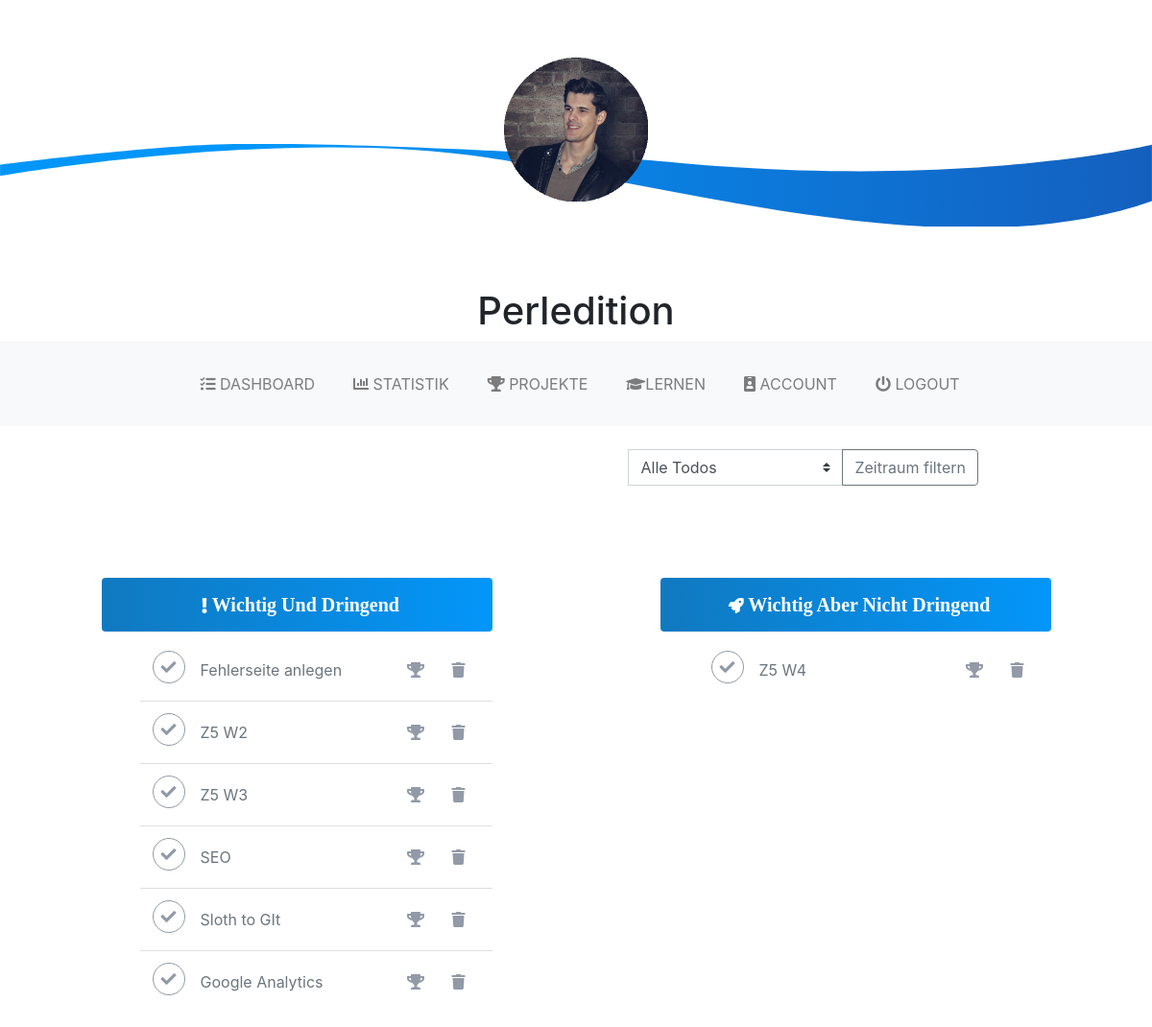
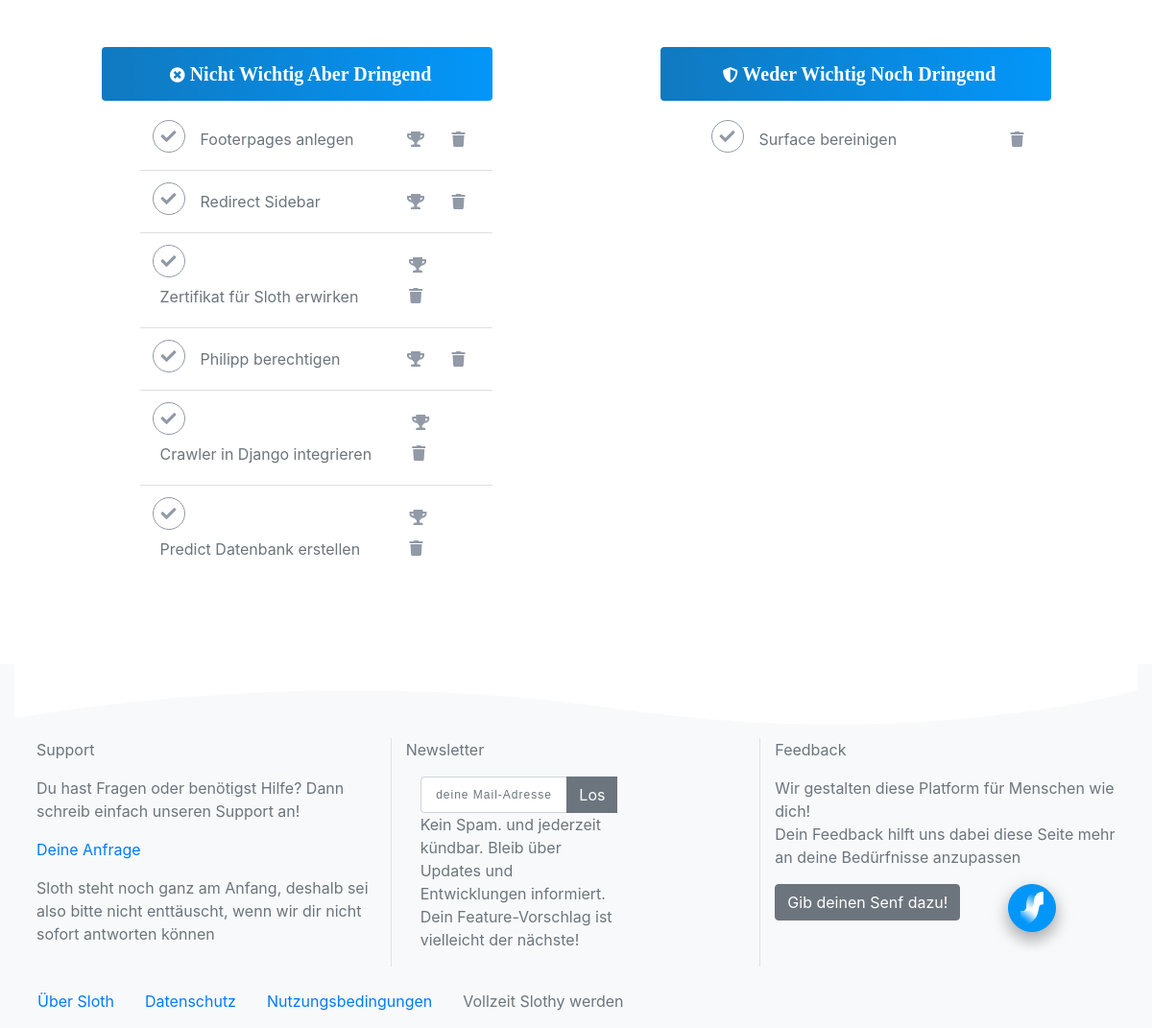
Before: /sloth/todo/ (signed in) with the older database file (2 pictures, top to bottom).
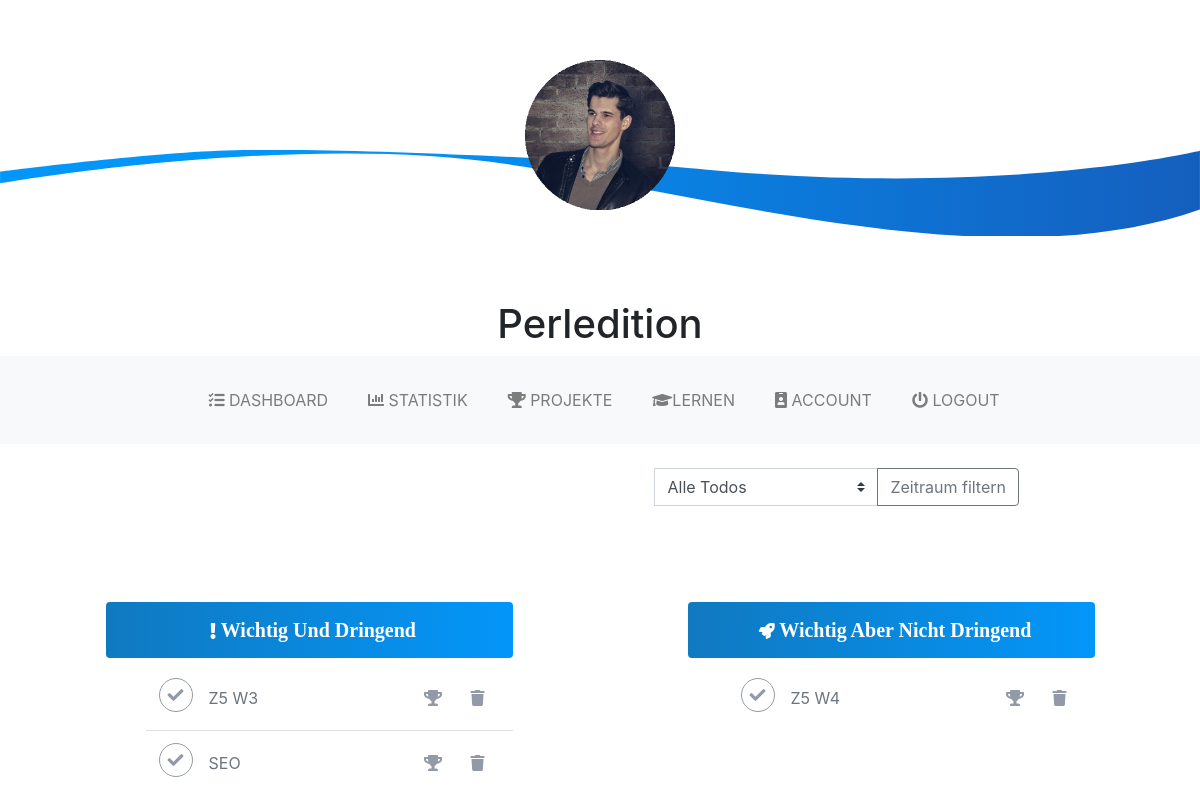
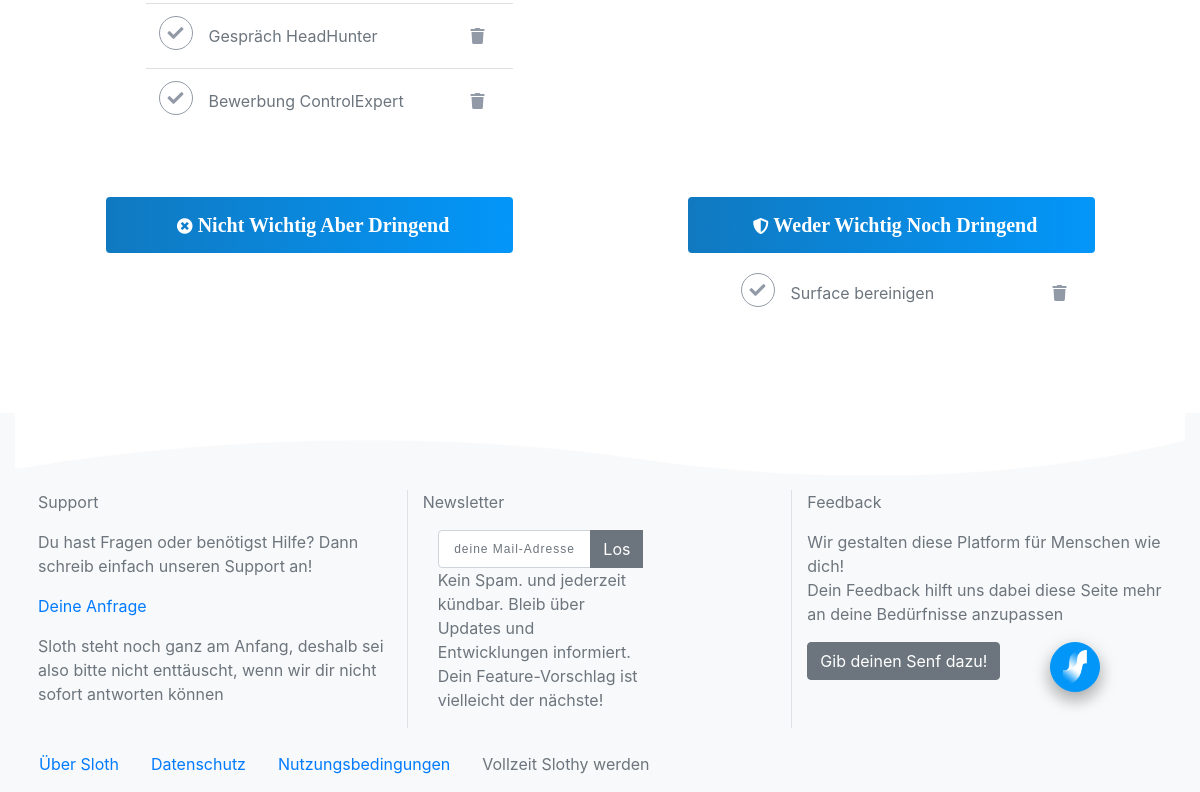
After: the same page with the newer database file (2 pictures, top to bottom).
### todo/models.py (models this page shows, shortened)
class Task(models.Model):
    project = models.ForeignKey(Project, on_delete=models.CASCADE)
    user = models.ForeignKey(User, default=1, on_delete=models.CASCADE)
    task_title = models.CharField(max_length=50)
    task_explain = models.CharField(max_length=1500)
    task_imp = models.IntegerField(default=0)
    task_dead = models.DateTimeField(default=datetime.now, blank=True)
    task_eff = models.FloatField(default=1.0)
    complete = models.BooleanField(default=False)
    task_start = models.DateTimeField(default=datetime.now, blank=True)
    id_field = models.CharField(max_length=8, default="id_field")
    task_end = models.DateTimeField(default=datetime.now, blank=True)
    shifted = models.BooleanField(default=False)
    shift_time = models.DateTimeField(default=datetime.now, blank=True)

### todo/views.py (the view, shortened to what this page needs)
class Dashboard(View):
    form_class = Task
    template_name = 'todo/Dashboard.html'
    def get(self, request):
        form = self.form_class(None)
        if request.user.is_authenticated:
            if username_present(request.user.username) is True:
                all_todo = Task.objects.filter(user=request.user)
                all_pro = Project.objects.filter(user=request.user)
                form = TodoForm()
                wnd = []
                wd = []
                nwd = []
                nwnd = []
                receivable =[]
                for done in all_todo:
                    if done.complete is False:
                        receivable.append(done)
                for do in receivable:
                    if int(do.task_imp) > 5:
                        if do.task_dead - datetime.now().replace(tzinfo=timezone.utc).astimezone(tz=None) > timedelta(
                                hours=2*int(round(do.task_eff))):
                            wnd.append(do)
                        else:
                            wd.append(do)
                    elif int(do.task_imp) <= 5:
                        if do.task_dead - datetime.now().replace(tzinfo=timezone.utc).astimezone(tz=None) > timedelta(
                                hours=2*int(round(do.task_eff))):
                            nwnd.append(do)
                        else:
                            nwd.append(do)
                return render(request, self.template_name, {'wd': wd, 'wnd': wnd, 'nwd': nwd,'nwnd': nwnd, 'form':form, 'all_pro':all_pro})
            else:
                return redirect('todo:login')
        else:
            return redirect('todo:login')

### todo/forms.py
class TodoForm(forms.Form):
    task_title = forms.CharField(max_length=50,
                                 widget=forms.TextInput(
                                     attrs={'size': 40}))
    task_explain = forms.CharField(max_length=5000,
                                   widget=forms.Textarea(
                                       attrs={'col':25, 'row':50, 'size': 5}))
    task_imp = forms.IntegerField(widget= NumberInput(attrs={'type':'range', 'step': '1', 'max':10, 'min': 0,
                                                             'class':'slider', 'size': 40}))
    task_eff_hour = forms.ChoiceField(choices=[(x,x)for x in range(0,150)])
    task_eff_minutes = forms.ChoiceField(choices=[(x,x)for x in range(0, 60, 5)])
    project = forms.CharField(max_length=40)
    hour = forms.ChoiceField(choices=[(x, x) for x in range(0, 24)])
    minutes = forms.ChoiceField(choices=[(x, x) for x in range(00, 60, 5)])

### todo/models.py (called while the page is built)
    def __str__(self):
        return self.pro_title

### todo/views.py (called while the page is built)
def username_present(username):
    if User.objects.filter(username=username).exists():
        return True
    return False

### todo/templates/todo/Dashboard.html (shortened to what this page needs)
{% extends 'todo/base.html'%}
{% block body %}
    {% load staticfiles %}
    <link rel="stylesheet" href="{% static 'todo/styleIndex.css' %}" type="text/css"/>
    <div class="row">
        <div class="container col-10 m-4">
            <div class="float-right">
                <form class="input-group" method="post">
                    <select class="custom-select" id="inputGroupSelect04" aria-label="Example select with button addon" name="rng">
                        <option selected value="4">Alle Todos</option>
                    </select>
                    <div class="input-group-append">
                        <button class="btn btn-outline-secondary" type="submit">Zeitraum filtern</button>
                    </div>
                </form>
            </div>
        </div>
    </div>
    <div class="row">
        <div class="container-fluid p-5">
            <div class="row">
                <div class="container col-lg-5 col-md-12">
                    <div class="panel panel-primary p-4 rounded mx-auto">
                        <h5 class="panel-heading p-3 mb-2 text-center rounded"><i class="fas fa-exclamation"></i><b> Wichtig Und Dringend</b></h5>
                        <form class="panel panel-primary">
                            <ul class="list-group-flush">
                                {%for do in wd%}
                                {% include 'todo/todo_temp.html'%}
                                {%endfor%}
                            </ul>
                        </form>
                    </div>
                </div>
                <div class="container col-lg-5 col-md-12">
                    <div class="panel panel-primary p-4 rounded mx-auto rounded">
                        <h5 class="panel-heading p-3 mb-2 text-center rounded"><i class="fas fa-rocket"></i><b> Wichtig Aber Nicht Dringend</b></h5>
                        <form class="panel panel-primary">
                            <ul class="list-group-flush">
                                {%for do in wnd%}
                                {% include 'todo/todo_temp.html'%}
                                {%endfor%}
                            </ul>
                        </form>
                    </div>
                </div>
            </div>
            <div class="row">
                <div class="container col-lg-5 col-md-12">
                    <div class="panel panel-primary p-4 rounded  mx-auto rounded">
                        <h5 class="panel-heading p-3 mb-2 text-center rounded"><i class="fas fa-times-circle"></i><b> Nicht Wichtig Aber Dringend</b></h5>
                        <form class="panel panel-primary">
                            <ul class="list-group-flush">
                                {%for do in nwd%}
                                {% include 'todo/todo_temp.html'%}
                                {%endfor%}
                            </ul>
                        </form>
                    </div>
                </div>
                <div class="container col-lg-5 col-md-12">
                    <div class="panel panel-primary p-4 rounded mx-auto rounded">
                        <h5 class="panel-heading p-3 mb-2 text-center rounded"><i class="fas fa-shield-alt"></i><b> Weder Wichtig Noch Dringend</b></h5>
                        <form class="panel panel-primary">
                            <ul class="list-group-flush">
                                {%for do in nwnd%}
                                {% include 'todo/todo_temp.html'%}
                                {%endfor%}
                            </ul>
                        </form>
                    </div>
                </div>
            </div>
        </div>
    </div>
    <div class="fixedbtn">
    </div>
{% endblock %}

### todo/templates/todo/todo_temp.html
  <li class="list-group-item d-flex justify-content-between align-items-center text-dark list-group-item-action">
      <div class="btn-group-left">
          <div class="row">
              <a href="{% url 'todo:complete' do.id %}" data-toggle="tooltip" data-placement="top" title="Abschließen" id="check">
                  <i class="fas fa-check"></i>{{do.complete}}</a>
              <a href="{% url 'todo:detail' do.id %}" class="text-secondary nav-link">{{do.task_title}}</a>
          </div>
      </div>
      <div class="btn-group-right">
          {% if do.project.pro_title != "Kein Projekt"%}
          <a href="{% url 'todo:pro' do.project.id %}" data-toggle="tooltip" data-placement="top"  title="Projekt">
              <i class="fas fa-trophy"></i>{{do.id_field}}</a>
          {% endif%}
          <a href="{% url 'todo:delete' do.id %}" data-toggle="tooltip" data-placement="top"  title="Löschen">
              <i class="fas fa-trash"></i>{{do.id_field}}</a>
      </div>
  </li>

Changed rows visible on the page:
no longer on this page (row edited): Task: task_title "Fehlerseite anlegen", shown under "Wichtig Und Dringend"
no longer on this page (row edited): Task: task_title "Z5 W2", shown under "Wichtig Und Dringend"
no longer on this page (row edited): Task: task_title "Sloth to GIt", shown under "Wichtig Und Dringend"
no longer on this page (row edited): Task: task_title "Google Analytics", shown under "Wichtig Und Dringend"
removed Task: task_title "Footerpages anlegen", shown under "Nicht Wichtig Aber Dringend"
no longer on this page (row edited): Task: task_title "Redirect Sidebar", shown under "Nicht Wichtig Aber Dringend"
no longer on this page (row edited): Task: task_title "Zertifikat für Sloth erwirken", shown under "Nicht Wichtig Aber Dringend"
no longer on this page (row edited): Task: task_title "Philipp berechtigen", shown under "Nicht Wichtig Aber Dringend"
no longer on this page (row edited): Task: task_title "Crawler in Django integrieren", shown under "Nicht Wichtig Aber Dringend"
no longer on this page (row edited): Task: task_title "Predict Datenbank erstellen", shown under "Nicht Wichtig Aber Dringend"
added Task: task_title "Gespräch HeadHunter", shown under "Wichtig Und Dringend"
added Task: task_title "Bewerbung ControlExpert", shown under "Wichtig Und Dringend"
